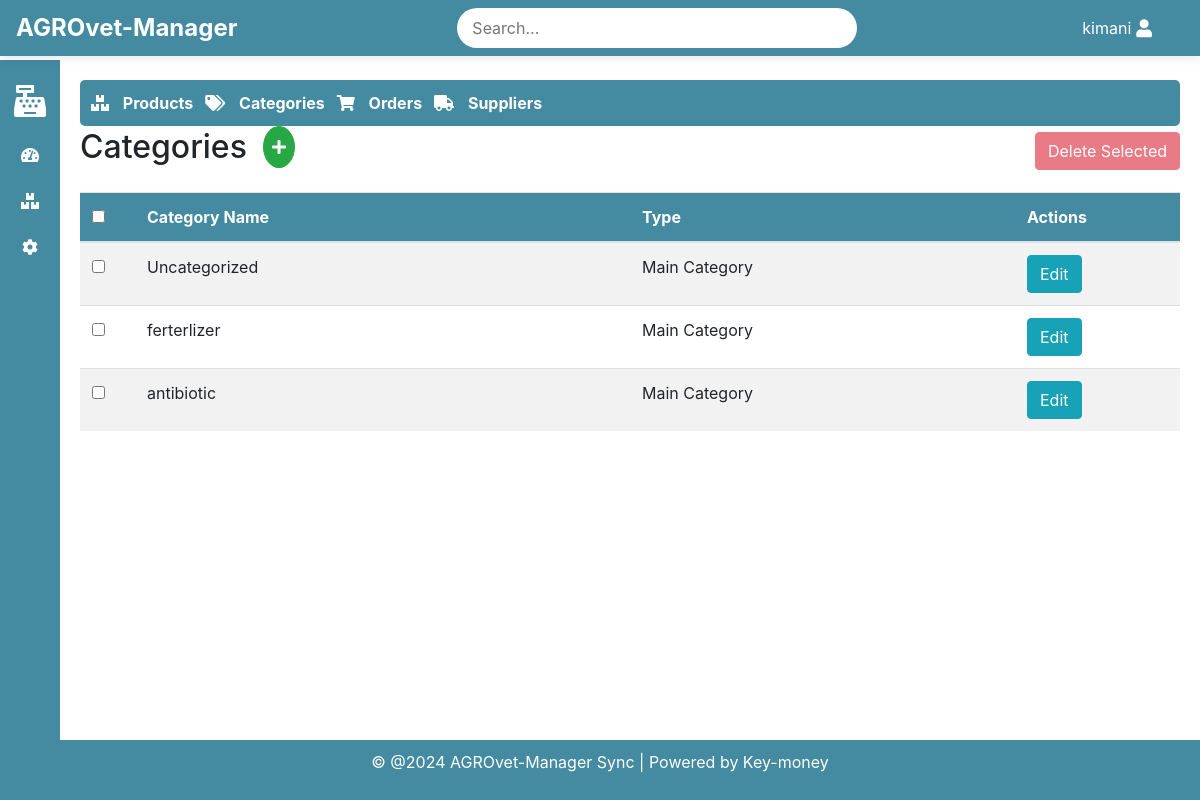
Screenshot of /inventory/categories/ (signed in) with the database file from the repository.
### inventory/models.py (models this page shows, shortened)
class Category(models.Model):
    name = models.CharField(max_length=255, unique=True)
    parent = models.ForeignKey('self', null=True, blank=True, related_name='subcategories', on_delete=models.CASCADE)
    def __str__(self):
        return self.name

### inventory/views.py (the view)
# urls.py: path('categories/', views.category_list, name='category_list'),
@login_required(login_url='/authlogin/login')
def category_list(request):
    categories = Category.objects.filter(parent__isnull=True).prefetch_related('subcategories')
    form = CategoryForm()
    return render(request, 'inventory/category_list.html', {
        'categories': categories,
        'form': form
    })

### inventory/forms.py
class CategoryForm(forms.ModelForm):
    class Meta:
        model = Category
        fields = ['name', 'parent']

### inventory/templates/inventory/category_list.html (shortened to what this page needs)
{% extends 'base.html' %}
{% block content %}
            {% include 'inventory/inventory_navbar.html' %}
<div>
    <div class="d-flex justify-content-between align-items-center">
        <h2 class="d-flex align-items-center">Categories
            <button class="btn btn-success ml-3" id="add-category-btn" title="Add Category" style="padding: 0.5rem; border-radius: 50%;">
                <i class="fas fa-plus"></i>
            </button>
        </h2>
        <button type="submit" class="btn btn-danger" id="bulk-delete-btn" disabled>
            Delete Selected
        </button>
    </div>
    <form method="post" id="bulk-delete-form" class="mt-3">
        <div class="table-responsive">
            <table class="table table-hover table-striped" id="categoryTable">
                <thead class="bg-success text-white">
                    <tr>
                        <th style="width: 5%;"><input type="checkbox" id="select-all"></th>
                        <th style="width: 45%;">Category Name</th>
                        <th style="width: 35%;">Type</th>
                        <th style="width: 15%;">Actions</th>
                    </tr>
                </thead>
                <tbody>
                    {% for category in categories %}
                    <tr>
                        <td><input type="checkbox" name="selected_categories" value="{{ category.id }}" class="category-checkbox"></td>
                        <td>{{ category.name }}</td>
                        <td>
                            {% if category.parent %}
                                Subcategory of {{ category.parent.name }}
                            {% else %}
                                Main Category
                            {% endif %}
                        </td>
                        <td>
                            <button type="button" class="btn btn-info edit-category-btn"
                                    data-id="{{ category.id }}"
                                    data-name="{{ category.name }}"
                                    data-parent="{% if category.parent %}{{ category.parent.id }}{% else %}none{% endif %}">
                                Edit
                            </button>
                        </td>
                    </tr>
                    {% endfor %}
                </tbody>
            </table>
        </div>
    </form>
</div>
{% endblock %}

### templates/base.html (shortened to what this page needs)
<!DOCTYPE html>
{% load static %}
<html lang="en">
<head>
    <link rel="stylesheet" href="{% static 'css/style.css' %}">
    <link href="https://stackpath.bootstrapcdn.com/bootstrap/4.5.2/css/bootstrap.min.css" rel="stylesheet">
    <link rel="stylesheet" href="https://cdnjs.cloudflare.com/ajax/libs/font-awesome/5.15.4/css/all.min.css">
</head>
<body>
    <header class="navbar navbar-expand-lg fixed-top" style="background-color: var(--primary-color);">
        <div class="navbar-left">
            <span class="site-name">
                {% if shop and shop.name %}
                    {{ shop.name }}
                {% else %}
                    AGROvet-Manager
                {% endif %}
            </span>
        </div>
        <div class="navbar-center">
            <input type="text" placeholder="Search..." class="search-bar">
        </div>
        <div class="navbar-right">
            <div class="user-menu">
                <span class="username">{{ user.username }}</span>
                <i class="fas fa-user"></i>
            </div>
        </div>
    </header>
    <aside class="sidebar" style="background-color: var(--primary-color);">
        <ul>
            <li>
                <a href="{% url 'make_sale' %}" title="Sales">
                    <i class="fas fa-cash-register fa-2x"></i>
                </a>
            </li>
            <li>
                <a href="{% url 'sale_dashboard' %}" title="Dashboard">
                    <i class="fas fa-tachometer-alt"></i>
                </a>
            </li>
            <li>
                <a href="{% url 'product_list' %}" title="Inventory">
                    <i class="fas fa-boxes"></i>
                </a>
            </li>
            <li>
                <a href="{% url 'shop_details' %}" title="Settings">
                    <i class="fa fa-cog"></i>
                </a>
            </li>
        </ul>
    </aside>
    <main class="content">
        {% block content %}{% endblock %}
    </main>
    <footer style="background-color: var(--primary-color);">
        <p>&copy; @2024 AGROvet-Manager Sync | Powered by Key-money
        </p>
    </footer>
</body>
</html>

### static/css/style.css (style rules this page uses)
body { font-family: Arial, sans-serif; margin: 0; padding: 0; background-color: #e0f2e9; color: #333; display: flex; flex-direction: column; min-height: 100vh; font-size: 0.75em; }
.navbar { display: flex; justify-content: space-between; align-items: center; background-color: var(--primary-color); color: #fff; padding: 10px 20px; position: fixed; top: 0; width: 100%; z-index: 1000; box-shadow: 0 2px 10px rgba(0, 0, 0, 0.1); }
.navbar-left { display: flex; align-items: center; }
.site-name { font-size: 24px; font-weight: bold; }
.navbar-center { flex-grow: 1; display: flex; justify-content: center; }
.search-bar { padding: 8px 15px; border-radius: 20px; border: none; width: 60%; max-width: 400px; }
.navbar-right { display: flex; align-items: center; padding-right: 2rem; }
.user-menu { position: relative; display: flex; align-items: center; cursor: pointer; }
.user-menu .fas { font-size: 18px; margin-left: 5px; }
.username { margin-left: 5px; }
.sidebar { position: fixed; top: 60px; left: 0; width: 60px; height: calc(100% - 60px); background-color: var(--secondary-color); padding: 10px 0; display: flex; flex-direction: column; align-items: center; z-index: 999; transition: width 0.3s, left 0.3s; }
.sidebar ul { list-style-type: none; padding: 0; margin: 0; width: 100%; }
.sidebar ul li { width: 100%; text-align: center; }
.sidebar ul li a { position: relative; display: flex; align-items: center; justify-content: center; color: #fff; text-decoration: none; padding: 15px; transition: background-color 0.3s; }
.sidebar ul li a::after { content: attr(title); position: absolute; left: 50px; top: 50%; transform: translateY(-50%); background-color: #333; color: #fff; padding: 5px 10px; border-radius: 5px; white-space: nowrap; box-shadow: 0 2px 5px rgba(0, 0, 0, 0.2); z-index: 9999; opacity: 0; transition: opacity 0.3s ease; pointer-events: none; }
.content { margin-left: 60px; padding: 80px 20px 20px; flex-grow: 1; transition: margin-left 0.3s; }
footer { text-align: center; padding: 10px 0; background-color: var(--primary-color); color: #fff; position: relative; width: 100%; }
.table-striped tbody tr:nth-of-type(odd) { background-color: #f2f2f2; }
.table thead th { background-color: var(--primary-color); color: white; }

### rows the page displays
Category: name "Uncategorized", shows "Main Category"
Category: name "ferterlizer", shows "Main Category"
Category: name "antibiotic", shows "Main Category"

### other values shown
{{ user.username }} "kimani"
